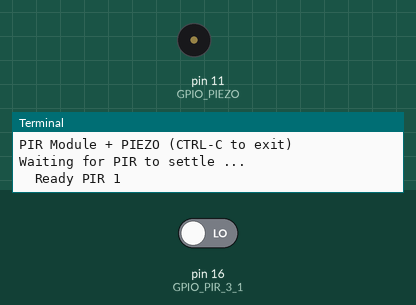
Recording of a program running on a simulated Raspberry Pi (header pin numbers). Parts: buzzer (waves = sounding, pin HIGH), the last lines printed to the terminal. Inputs (shaded band) come from the test bench; at power-on: pin 16 (GPIO_PIR_3_1) LOW. The clock reads 2024-03-15 10:24:30 at power-on unless the program sets it; web requests get an empty 200 reply after 0.4 s.

Above: at 1.2 s.
1.3 s: pin 16 (GPIO_PIR_3_1) driven HIGH
At 1.75 s:
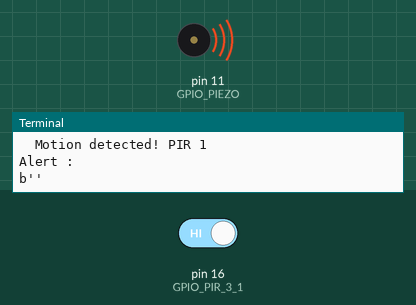
Timing chart, 0 to 4.3 s (numbered marks = the images above; inputs shaded):
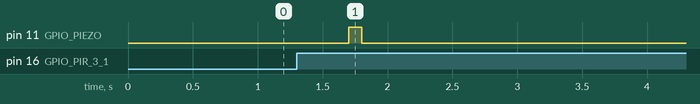

Measured:
- after the input at 1.3 s, pin 11 (GPIO_PIEZO): LOW → HIGH after 0.40 s, → LOW 0.10 s later

The program:

motion_sensor.py
```python
#!/usr/bin/env python

import RPi.GPIO as GPIO
import datetime
import time
import urllib2
import smtplib

GPIO.setmode(GPIO.BOARD)
###########
GPIO_PIR_3_1 = 16 #GPIO 04(pin 7)
###########
GPIO_PIEZO = 11 #GPIO 17

print "PIR Module + PIEZO (CTRL-C to exit)"


# Set pin as input
GPIO.setup(GPIO_PIEZO,GPIO.OUT)
###########
GPIO.setup(GPIO_PIR_3_1, GPIO.IN)

###########
lienGladys = 'http://192.168.0.101:80/event/create?token=f37322a66b39bc85f1227edae8f7383b72b5e8bb&code=motion-pir&house=1&user=1'

var = 1
###########
current_state_3_1 = 0
previous_state_3_1 = 0
###########
try:
    print "Waiting for PIR to settle ..."
	###########
    while GPIO.input(GPIO_PIR_3_1)==1:
        current_state_3_1  = 0
    print "  Ready PIR 1"
	###########
	# Extinction des outputs
    GPIO.output(GPIO_PIEZO,False)
    while True:
        now = datetime.datetime.now()
        ticks = time.mktime(now.timetuple())
###################### PIR NUMERO 1 #########################
        time.sleep(0.1)
        current_state_3_1 = GPIO.input(GPIO_PIR_3_1)
        if current_state_3_1 == 1 and previous_state_3_1==0:
			##########
            print "  Motion detected! PIR 1"
            eventGladys = urllib2.urlopen(lienGladys)
            print("Alert : ")
            print(eventGladys.read())
            previous_state_3_1 = 1

            while var < 2:
	            GPIO.output(GPIO_PIEZO,True)
	            time.sleep(0.1)
	            var = var + 1
	            GPIO.output(GPIO_PIEZO,False)
	            time.sleep(0.05)
	elif current_state_3_1 == 0 and previous_state_3_1==1:
            GPIO.output(GPIO_PIEZO,False)
            previous_state_3_1=0
            var = 1
#############################################################

except KeyboardInterrupt:
    print "  Quit"
finally:
    GPIO.cleanup()
```
